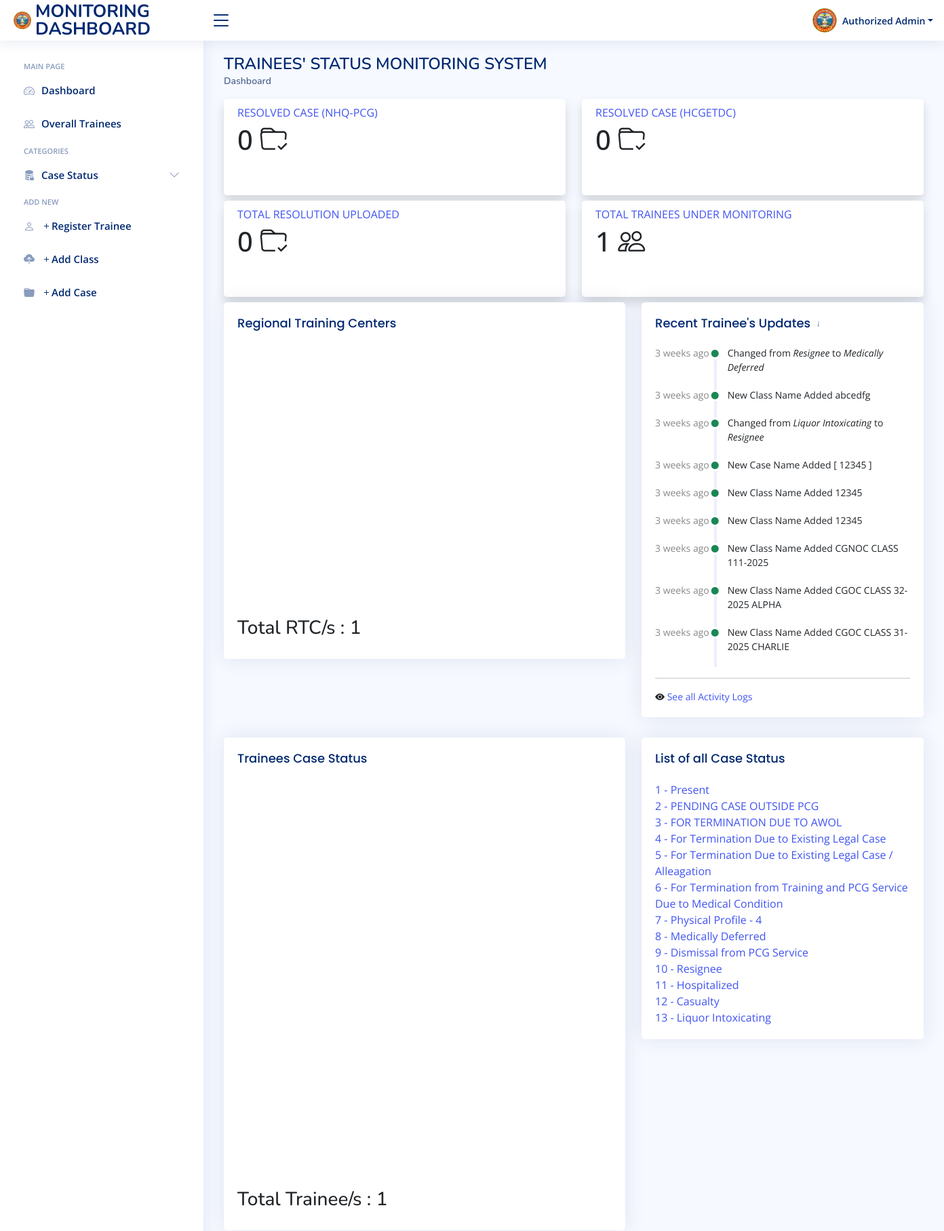
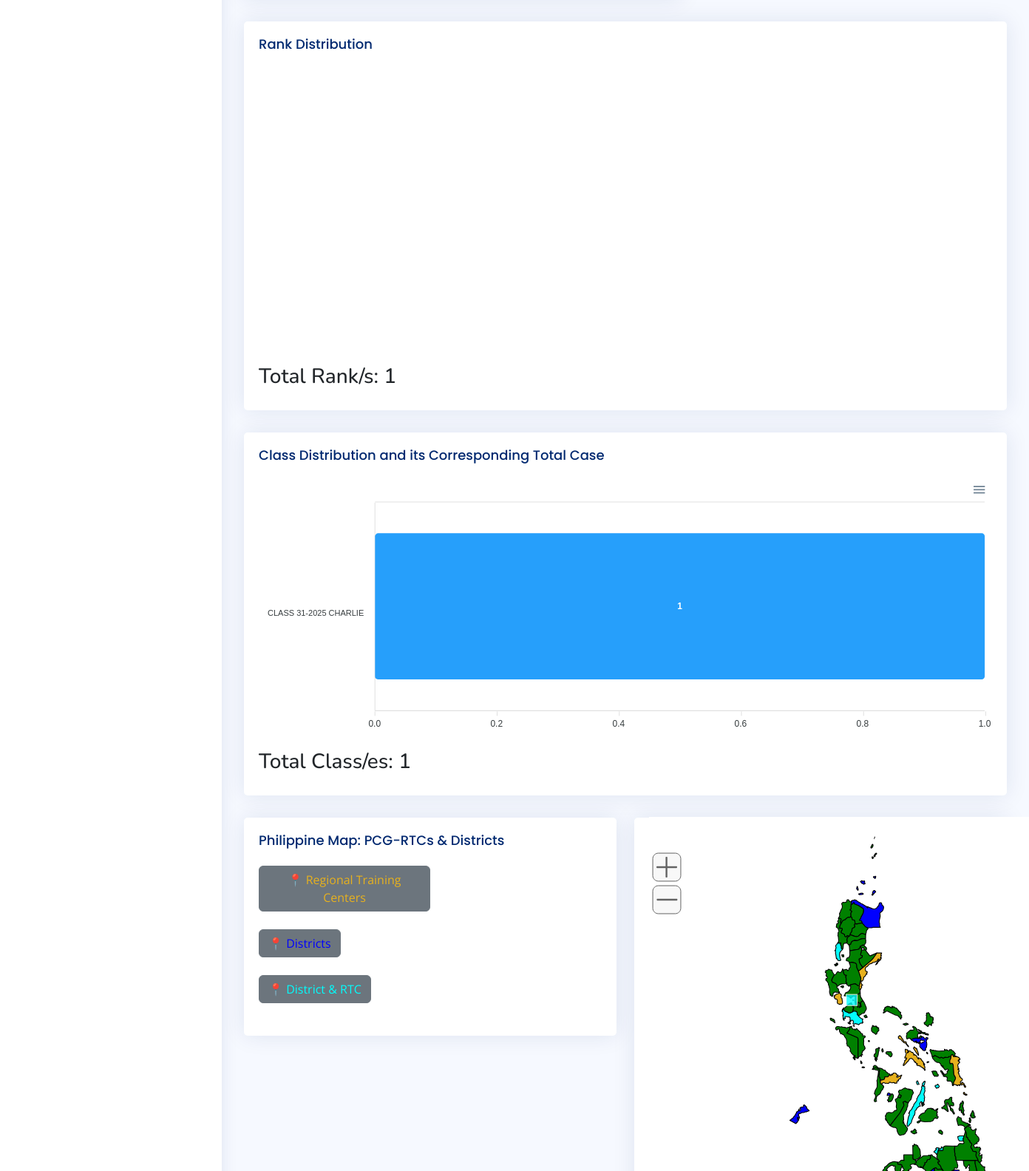
Page /dashboard.php (upper part) on the committed database (2 pictures, top to bottom).
### tables this page shows
CREATE TABLE `logs` (
  `id` int(11) NOT NULL,
  `activity` text NOT NULL,
  `tid` int(11) NOT NULL,
  `remarks` text NOT NULL,
  `old_status` text NOT NULL,
  `new_status` text NOT NULL,
  `date` timestamp NOT NULL DEFAULT current_timestamp()
);

CREATE TABLE `hatol` (
  `id` int(11) NOT NULL,
  `stat` text NOT NULL,
  `degree` int(1) NOT NULL
);

### dashboard.php (the view, shortened to what the rows shown need)
<!DOCTYPE html>
<html lang="en">
<?php
require("db/conn.php");
    require('head.php');
    require('fb_time_ago.php');
  ?>
<head>
</head>
<body>
  <main id="main" class="toggle-sidebar">
    <div class="pagetitle">
      <h1>TRAINEES' STATUS MONITORING SYSTEM</h1>
    </div>
    <section class="section dashboard">
      <div class="row">
                        <?php
                          $get_status2 = mysqli_query($db,"select rtc, COUNT(id), COUNT(rtc) FROM list WHERE is_terminated IS NULL AND nature_termi != 0 GROUP BY rtc");
                                  if(mysqli_num_rows($get_status2)>= 1){
                                  while($rows3=mysqli_fetch_array($get_status2)){ ?>
                                        <?php
                                          $query2 = mysqli_query($db,"select * from rtc WHERE id=$rows3[rtc]");
                                          $result3 = $query2->fetch_assoc();
                                          $x3 = $result3['rtc_short'];
                                        ?>
                                  <?php
                                  }
                                }
                                    ?>
        <div class="col-lg-5">
          <div class="card">
            <div class="card-body">
              <div class="activity">
                <?php
                    $get_trainees = mysqli_query($db,"select * from logs ORDER BY date DESC LIMIT 9");
                            if(mysqli_num_rows($get_trainees)>= 1){
                              while($rows2=mysqli_fetch_array($get_trainees)){
                                $date_filed = date("d-M-Y H:i", strtotime($rows2['date']));
                              ?>
                <div class="activity-item d-flex">
                  <div class="activite-label"> <?=facebook_time_ago($date_filed)?></div>
                  <i class='bi bi-circle-fill activity-badge text-success align-self-start'></i>
                  <div class="activity-content">
                    <?php
                      $query2 = mysqli_query($db,"select * from list WHERE id=$rows2[tid] AND nature_termi != 0");
                      $result3 = $query2->fetch_assoc();
                      if($result3){
                        $x3 = $result3['fullname'];
                      } else {
                        $x3 = '';
                      }
                    ?>
                    <?=$rows2['activity']?> <a href="tprofile.php?id=<?=$rows2['tid']?>" class="fw-bold text-dark"> <?=$x3?></a>
                  </div>
                </div>
                <?php
                    }
                    ?>
                <?php
                }
                ?>
              </div>
            </div>
          </div>
      </div>
        <div class="col-lg-5">
          <div class="card">
            <div class="card-body">
                <h5 class="card-title">List of all Case Status</h5>
                <?php
                    $get_trainees = mysqli_query($db,"select * FROM hatol");
                            if(mysqli_num_rows($get_trainees)>= 1){
                              $loop = 1;
                              while($rows2=mysqli_fetch_array($get_trainees)){
                              ?>
                        <a href="stat.php?stat=<?=$rows2['id']?>&nature_termi=<?=$rows2['stat']?>"><?=$loop?> - <?=$rows2['stat']?></a><br />
                  <?php
                    $loop++;
                        }
                      }
                      else { ?>
                        <a href="#"><b>No Entries Found</b></a>
                      <?php
                      }
                  ?>
              </div>
          </div>
        </div>
      </div>
    </section>
    <section class="section">
        <div class="row">
            <div class="col-lg-6 h-50">
              <div class="card">
                <div class="card-body">
                  <h1 class="card-title">Philippine Map: PCG-RTCs & Districts</h1>
              </div>
            </div>
          </div>
        </div>
      </section>
  </main>
</body>
</html>

### rows in the picture
logs: date "3 weeks ago", activity "Changed from Resignee to Medically Deferred"
logs: date "3 weeks ago", activity "New Class Name Added abcedfg"
logs: date "3 weeks ago", activity "Changed from Liquor Intoxicating to Resignee"
logs: date "3 weeks ago", activity "New Case Name Added [ 12345 ]"
logs: date "3 weeks ago", activity "New Class Name Added 12345"
logs: date "3 weeks ago", activity "New Class Name Added 12345"
logs: date "3 weeks ago", activity "New Class Name Added CGNOC CLASS 111-2025"
logs: date "3 weeks ago", activity "New Class Name Added CGOC CLASS 32-2025 ALPHA"
logs: date "3 weeks ago", activity "New Class Name Added CGOC CLASS 31-2025 CHARLIE"
hatol: stat "Present"
hatol: stat "PENDING CASE OUTSIDE PCG"
hatol: stat "FOR TERMINATION DUE TO AWOL"
hatol: stat "For Termination Due to Existing Legal Case"
hatol: stat "For Termination Due to Existing Legal Case / Alleagation"
hatol: stat "For Termination from Training and PCG Service Due to Medical Condition"
hatol: stat "Physical Profile - 4"
hatol: stat "Medically Deferred"
hatol: stat "Dismissal from PCG Service"
hatol: stat "Resignee"
hatol: stat "Hospitalized"
hatol: stat "Casualty"
hatol: stat "Liquor Intoxicating"

### other values in the picture
$qq['COUNT(id)'] "0"
$qq['COUNT(id)'] "1"
$total_nature "1"
$total_class "1"
